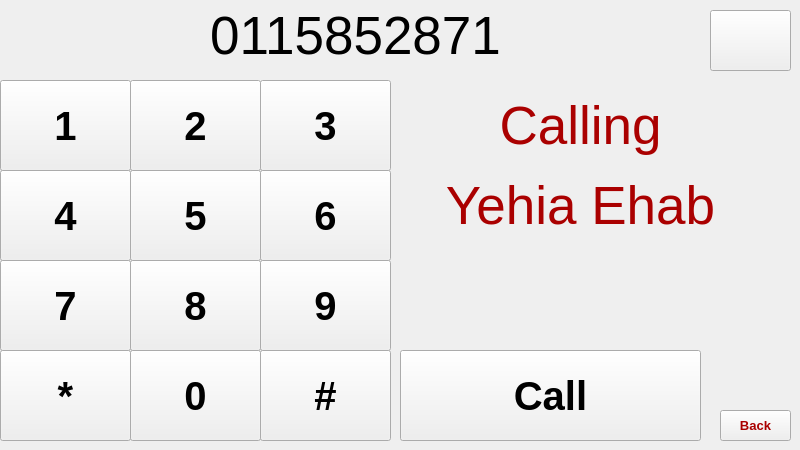
  <widget class="QWidget" name="tab">
   <attribute name="title">
    <string>Keypad</string>
   </attribute>
   <widget class="QPushButton" name="Num_1">
    <property name="geometry">
     <rect>
      <x>0</x>
      <y>80</y>
      <width>131</width>
      <height>91</height>
     </rect>
    </property>
    <property name="font">
     <font>
      <pointsize>30</pointsize>
      <italic>false</italic>
      <bold>true</bold>
      <underline>false</underline>
      <strikeout>false</strikeout>
      <stylestrategy>PreferDefault</stylestrategy>
      <kerning>true</kerning>
     </font>
    </property>
    <property name="text">
     <string>1</string>
    </property>
   </widget>
   <widget class="QPushButton" name="Num_2">
    <property name="geometry">
     <rect>
      <x>130</x>
      <y>80</y>
      <width>131</width>
      <height>91</height>
     </rect>
    </property>
    <property name="font">
     <font>
      <pointsize>30</pointsize>
      <italic>false</italic>
      <bold>true</bold>
      <underline>false</underline>
      <strikeout>false</strikeout>
      <stylestrategy>PreferDefault</stylestrategy>
      <kerning>true</kerning>
     </font>
    </property>
    <property name="text">
     <string>2</string>
    </property>
   </widget>
   <widget class="QPushButton" name="Num_3">
    <property name="geometry">
     <rect>
      <x>260</x>
      <y>80</y>
      <width>131</width>
      <height>91</height>
     </rect>
    </property>
    <property name="font">
     <font>
      <pointsize>30</pointsize>
      <italic>false</italic>
      <bold>true</bold>
      <underline>false</underline>
      <strikeout>false</strikeout>
      <stylestrategy>PreferDefault</stylestrategy>
      <kerning>true</kerning>
     </font>
    </property>
    <property name="text">
     <string>3</string>
    </property>
   </widget>
   <widget class="QPushButton" name="Num_4">
    <property name="geometry">
     <rect>
      <x>0</x>
      <y>170</y>
      <width>131</width>
      <height>91</height>
     </rect>
    </property>
    <property name="font">
     <font>
      <pointsize>30</pointsize>
      <italic>false</italic>
      <bold>true</bold>
      <underline>false</underline>
      <strikeout>false</strikeout>
      <stylestrategy>PreferDefault</stylestrategy>
      <kerning>true</kerning>
     </font>
    </property>
    <property name="text">
     <string>4</string>
    </property>
   </widget>
   <widget class="QPushButton" name="Num_6">
    <property name="geometry">
     <rect>
      <x>260</x>
      <y>170</y>
      <width>131</width>
      <height>91</height>
     </rect>
    </property>
    <property name="font">
     <font>
      <pointsize>30</pointsize>
      <italic>false</italic>
      <bold>true</bold>
      <underline>false</underline>
      <strikeout>false</strikeout>
      <stylestrategy>PreferDefault</stylestrategy>
      <kerning>true</kerning>
     </font>
    </property>
    <property name="text">
     <string>6</string>
    </property>
   </widget>
   <widget class="QPushButton" name="Num_5">
    <property name="geometry">
     <rect>
      <x>130</x>
      <y>170</y>
      <width>131</width>
      <height>91</height>
     </rect>
    </property>
    <property name="font">
     <font>
      <pointsize>30</pointsize>
      <italic>false</italic>
      <bold>true</bold>
      <underline>false</underline>
      <strikeout>false</strikeout>
      <stylestrategy>PreferDefault</stylestrategy>
      <kerning>true</kerning>
     </font>
    </property>
    <property name="text">
     <string>5</string>
    </property>
   </widget>
   <widget class="QPushButton" name="Num_7">
    <property name="geometry">
     <rect>
      <x>0</x>
      <y>260</y>
      <width>131</width>
      <height>91</height>
     </rect>
    </property>
    <property name="font">
     <font>
      <pointsize>30</pointsize>
      <italic>false</italic>
      <bold>true</bold>
      <underline>false</underline>
      <strikeout>false</strikeout>
      <stylestrategy>PreferDefault</stylestrategy>
      <kerning>true</kerning>
     </font>
    </property>
    <property name="text">
     <string>7</string>
    </property>
   </widget>
   <widget class="QPushButton" name="Num_9">
    <property name="geometry">
     <rect>
      <x>260</x>
      <y>260</y>
      <width>131</width>
      <height>91</height>
     </rect>
    </property>
    <property name="font">
     <font>
      <pointsize>30</pointsize>
      <italic>false</italic>
      <bold>true</bold>
      <underline>false</underline>
      <strikeout>false</strikeout>
      <stylestrategy>PreferDefault</stylestrategy>
      <kerning>true</kerning>
     </font>
    </property>
    <property name="text">
     <string>9</string>
    </property>
   </widget>
   <widget class="QPushButton" name="Num_8">
    <property name="geometry">
     <rect>
      <x>130</x>
      <y>260</y>
      <width>131</width>
      <height>91</height>
     </rect>
    </property>
    <property name="font">
     <font>
      <pointsize>30</pointsize>
      <italic>false</italic>
      <bold>true</bold>
      <underline>false</underline>
      <strikeout>false</strikeout>
      <stylestrategy>PreferDefault</stylestrategy>
      <kerning>true</kerning>
     </font>
    </property>
    <property name="text">
     <string>8</string>
    </property>
   </widget>
   <widget class="QPushButton" name="Num_s">
    <property name="geometry">
     <rect>
      <x>0</x>
      <y>350</y>
      <width>131</width>
      <height>91</height>
     </rect>
    </property>
    <property name="font">
     <font>
      <pointsize>30</pointsize>
      <italic>false</italic>
      <bold>true</bold>
      <underline>false</underline>
      <strikeout>false</strikeout>
      <stylestrategy>PreferDefault</stylestrategy>
      <kerning>true</kerning>
     </font>
    </property>
    <property name="text">
     <string>*</string>
    </property>
   </widget>
   <widget class="QPushButton" name="Num_h">
    <property name="geometry">
     <rect>
      <x>260</x>
      <y>350</y>
      <width>131</width>
      <height>91</height>
     </rect>
    </property>
    <property name="font">
     <font>
      <pointsize>30</pointsize>
      <italic>false</italic>
      <bold>true</bold>
      <underline>false</underline>
      <strikeout>false</strikeout>
      <stylestrategy>PreferDefault</stylestrategy>
      <kerning>true</kerning>
     </font>
    </property>
    <property name="text">
     <string>#</string>
    </property>
   </widget>
   <widget class="QPushButton" name="Num_0">
    <property name="geometry">
     <rect>
      <x>130</x>
      <y>350</y>
      <width>131</width>
      <height>91</height>
     </rect>
    </property>
    <property name="font">
     <font>
      <pointsize>30</pointsize>
      <italic>false</italic>
      <bold>true</bold>
      <underline>false</underline>
      <strikeout>false</strikeout>
      <stylestrategy>PreferDefault</stylestrategy>
      <kerning>true</kerning>
     </font>
    </property>
    <property name="text">
     <string>0</string>
    </property>
   </widget>
   <widget class="QLabel" name="label">
    <property name="geometry">
     <rect>
      <x>420</x>
      <y>90</y>
      <width>321</width>
      <height>71</height>
     </rect>
    </property>
    <property name="font">
     <font>
      <pointsize>40</pointsize>
     </font>
    </property>
    <property name="styleSheet">
     <string notr="true">color: rgb(170, 0, 0);</string>
    </property>
    <property name="text">
     <string>Calling</string>
    </property>
    <property name="alignment">
     <set>Qt::AlignCenter</set>
    </property>
   </widget>
   <widget class="QLabel" name="label_2">
    <property name="geometry">
     <rect>
      <x>420</x>
      <y>170</y>
      <width>321</width>
      <height>71</height>
     </rect>
    </property>
    <property name="font">
     <font>
      <pointsize>40</pointsize>
     </font>
    </property>
    <property name="styleSheet">
     <string notr="true">color: rgb(170, 0, 0);</string>
    </property>
    <property name="text">
     <string>Yehia Ehab</string>
    </property>
    <property name="alignment">
     <set>Qt::AlignCenter</set>
    </property>
   </widget>
   <widget class="QPushButton" name="back">
    <property name="geometry">
     <rect>
      <x>720</x>
      <y>410</y>
      <width>71</width>
      <height>31</height>
     </rect>
    </property>
    <property name="font">
     <font>
      <pointsize>10</pointsize>
      <bold>true</bold>
     </font>
    </property>
    <property name="styleSheet">
     <string notr="true">color: rgb(170, 0, 0);</string>
    </property>
    <property name="text">
     <string>Back</string>
    </property>
   </widget>
   <widget class="QPushButton" name="Dial">
    <property name="geometry">
     <rect>
      <x>400</x>
      <y>350</y>
      <width>301</width>
      <height>91</height>
     </rect>
    </property>
    <property name="font">
     <font>
      <pointsize>30</pointsize>
      <italic>false</italic>
      <bold>true</bold>
      <underline>false</underline>
      <strikeout>false</strikeout>
      <stylestrategy>PreferDefault</stylestrategy>
      <kerning>true</kerning>
     </font>
    </property>
    <property name="styleSheet">
     <string notr="true">border-image:url(:/Images/Diwal.png);</string>
    </property>
    <property name="text">
     <string>Call</string>
    </property>
    <property name="icon">
     <iconset>
      <normaloff>../Images/Dial.png</normaloff>../Images/Dial.png</iconset>
    </property>
    <property name="iconSize">
     <size>
      <width>50</width>
      <height>50</height>
     </size>
    </property>
   </widget>
   <widget class="QLabel" name="label_3">
    <property name="geometry">
     <rect>
      <x>10</x>
      <y>0</y>
      <width>691</width>
      <height>71</height>
     </rect>
    </property>
    <property name="font">
     <font>
      <pointsize>40</pointsize>
     </font>
    </property>
    <property name="styleSheet">
     <string notr="true"/>
    </property>
    <property name="text">
     <string>0115852871</string>
    </property>
    <property name="alignment">
     <set>Qt::AlignCenter</set>
    </property>
   </widget>
   <widget class="QPushButton" name="Erase">
    <property name="geometry">
     <rect>
      <x>710</x>
      <y>10</y>
      <width>81</width>
      <height>61</height>
     </rect>
    </property>
    <property name="font">
     <font>
      <pointsize>15</pointsize>
      <italic>false</italic>
      <bold>true</bold>
      <underline>false</underline>
      <strikeout>false</strikeout>
      <stylestrategy>PreferDefault</stylestrategy>
      <kerning>true</kerning>
     </font>
    </property>
    <property name="text">
     <string/>
    </property>
    <property name="icon">
     <iconset>
      <normaloff>../Images/Backspace.png</normaloff>../Images/Backspace.png</iconset>
    </property>
    <property name="iconSize">
     <size>
      <width>100</width>
      <height>100</height>
     </size>
    </property>
   </widget>
   <zorder>Dial</zorder>
   <zorder>Num_1</zorder>
   <zorder>Num_2</zorder>
   <zorder>Num_3</zorder>
   <zorder>Num_4</zorder>
   <zorder>Num_6</zorder>
   <zorder>Num_5</zorder>
   <zorder>Num_7</zorder>
   <zorder>Num_9</zorder>
   <zorder>Num_8</zorder>
   <zorder>Num_s</zorder>
   <zorder>Num_h</zorder>
   <zorder>Num_0</zorder>
   <zorder>label</zorder>
   <zorder>label_2</zorder>
   <zorder>back</zorder>
   <zorder>label_3</zorder>
   <zorder>Erase</zorder>
  </widget>
